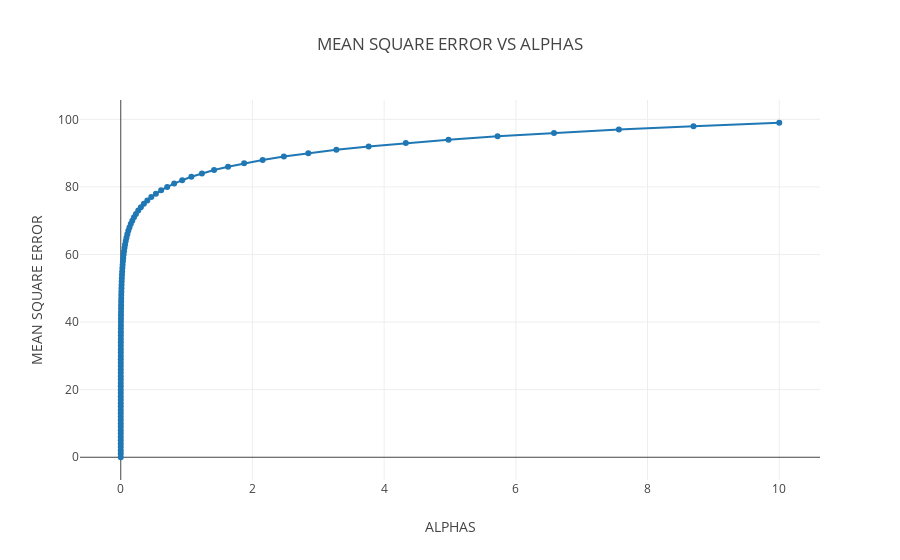

Notebook cell for this chart:
### Code cell
data = []
p = go.Scatter(x = alphas_ridge, y = mean_squared_error(Y_test.Age, pred2),
               mode = 'lines+markers', 
               name = 'Mean Error',
               hoverinfo = 'name',
               line = dict(shape = 'linear'))
data.append(p)        
layout = dict(
    title = 'MEAN SQUARE ERROR VS ALPHAS',
    xaxis = dict(
        title = 'ALPHAS'
    ),
    yaxis = dict(
        title = 'MEAN SQUARE ERROR'
    ),
    legend = dict(
        traceorder = 'reversed',
        font = dict(size = 15)
    )
)
fig = dict(data = data, layout = layout)
plot.iplot(fig, filename = 'MEANERROR_VS_APLHA_TREEAGE')

### Figure 1 — Plotly figure (JSON) as saved in the notebook; plotly's stock layout.template omitted (floating-point values rounded to 4 significant figures)
{"data": [{"hoverinfo": "name", "line": {"shape": "linear"}, "mode": "lines+markers", "name": "Mean Error", "type": "scatter", "x": [1e-05, 1.15e-05, 1.322e-05, 1.52e-05, 1.748e-05, 2.009e-05, 2.31e-05, 2.656e-05, 3.054e-05, 3.511e-05, 4.037e-05, 4.642e-05, 5.337e-05, 6.136e-05, 7.055e-05, 8.111e-05, 9.326e-05, 0.0001072, 0.0001233, 0.0001417, 0.000163, 0.0001874, 0.0002154, 0.0002477, 0.0002848, 0.0003275, 0.0003765, 0.0004329, 0.0004977, 0.0005722, 0.0006579, 0.0007565, 0.0008697, 0.001, 0.00115, 0.001322, 0.00152, 0.001748, 0.002009, 0.00231, 0.002656, 0.003054, 0.003511, 0.004037, 0.004642, 0.005337, 0.006136, 0.007055, 0.008111, 0.009326, 0.01072, 0.01233, 0.01417, 0.0163, 0.01874, 0.02154, 0.02477, 0.02848, 0.03275, 0.03765, 0.04329, 0.04977, 0.05722, 0.06579, 0.07565, 0.08697, 0.1, 0.115, 0.1322, 0.152, 0.1748, 0.2009, 0.231, 0.2656, 0.3054, 0.3511, 0.4037, 0.4642, 0.5337, 0.6136, 0.7055, 0.8111, 0.9326, 1.072, 1.233, 1.417, 1.63, 1.874, 2.154, 2.477, 2.848, 3.275, 3.765, 4.329, 4.977, 5.722, 6.579, 7.565, 8.697, 10], "y": 0.0001296}], "layout": {"legend": {"font": {"size": 15}, "traceorder": "reversed"}, "title": "MEAN SQUARE ERROR VS ALPHAS", "xaxis": {"title": "ALPHAS"}, "yaxis": {"title": "MEAN SQUARE ERROR"}}}
